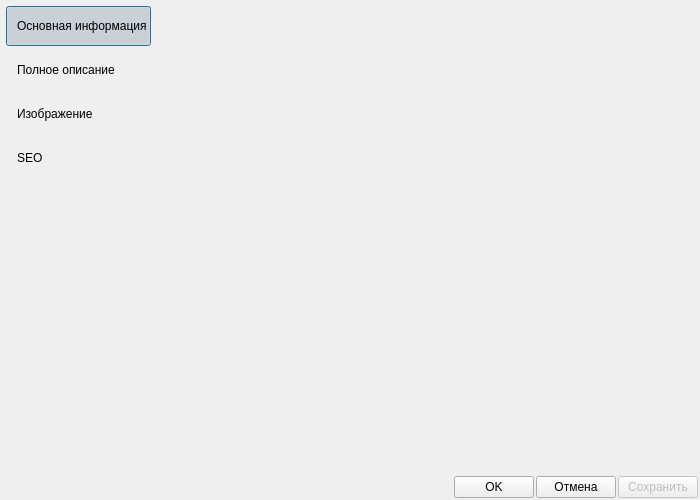
<?xml version="1.0" encoding="UTF-8"?>
<ui version="4.0">
 <class>FormBrandCard</class>
 <widget class="QDialog" name="FormBrandCard">
  <property name="geometry">
   <rect>
    <x>0</x>
    <y>0</y>
    <width>700</width>
    <height>500</height>
   </rect>
  </property>
  <property name="windowTitle">
   <string>Карточка бренда товаров</string>
  </property>
  <layout class="QGridLayout" name="gridLayout_2">
   <property name="leftMargin">
    <number>2</number>
   </property>
   <property name="topMargin">
    <number>2</number>
   </property>
   <property name="rightMargin">
    <number>2</number>
   </property>
   <property name="bottomMargin">
    <number>2</number>
   </property>
   <property name="spacing">
    <number>2</number>
   </property>
   <item row="0" column="0">
    <widget class="QWidget" name="widget" native="true">
     <property name="maximumSize">
      <size>
       <width>16777215</width>
       <height>16777215</height>
      </size>
     </property>
     <property name="autoFillBackground">
      <bool>false</bool>
     </property>
     <property name="styleSheet">
      <string notr="true"/>
     </property>
     <layout class="QVBoxLayout" name="verticalLayout_3">
      <property name="spacing">
       <number>4</number>
      </property>
      <property name="leftMargin">
       <number>4</number>
      </property>
      <property name="topMargin">
       <number>4</number>
      </property>
      <property name="rightMargin">
       <number>4</number>
      </property>
      <property name="bottomMargin">
       <number>4</number>
      </property>
      <item>
       <widget class="QPushButton" name="pushButtonMainInfo">
        <property name="minimumSize">
         <size>
          <width>0</width>
          <height>40</height>
         </size>
        </property>
        <property name="baseSize">
         <size>
          <width>0</width>
          <height>0</height>
         </size>
        </property>
        <property name="styleSheet">
         <string notr="true">text-align: left;
padding-left: 10px;</string>
        </property>
        <property name="text">
         <string>Основная информация </string>
        </property>
        <property name="checkable">
         <bool>true</bool>
        </property>
        <property name="checked">
         <bool>true</bool>
        </property>
        <property name="flat">
         <bool>true</bool>
        </property>
        <attribute name="buttonGroup">
         <string notr="true">buttonGroup</string>
        </attribute>
       </widget>
      </item>
      <item>
       <widget class="QPushButton" name="pushButtonDescription">
        <property name="minimumSize">
         <size>
          <width>0</width>
          <height>40</height>
         </size>
        </property>
        <property name="baseSize">
         <size>
          <width>0</width>
          <height>0</height>
         </size>
        </property>
        <property name="styleSheet">
         <string notr="true">text-align: left;
padding-left: 10px;</string>
        </property>
        <property name="text">
         <string>Полное описание</string>
        </property>
        <property name="checkable">
         <bool>true</bool>
        </property>
        <property name="flat">
         <bool>true</bool>
        </property>
        <attribute name="buttonGroup">
         <string notr="true">buttonGroup</string>
        </attribute>
       </widget>
      </item>
      <item>
       <widget class="QPushButton" name="pushButtonImage">
        <property name="minimumSize">
         <size>
          <width>0</width>
          <height>40</height>
         </size>
        </property>
        <property name="baseSize">
         <size>
          <width>0</width>
          <height>0</height>
         </size>
        </property>
        <property name="styleSheet">
         <string notr="true">text-align: left;
padding-left: 10px;</string>
        </property>
        <property name="text">
         <string>Изображение</string>
        </property>
        <property name="checkable">
         <bool>true</bool>
        </property>
        <property name="flat">
         <bool>true</bool>
        </property>
        <attribute name="buttonGroup">
         <string notr="true">buttonGroup</string>
        </attribute>
       </widget>
      </item>
      <item>
       <widget class="QPushButton" name="pushButtonDocInfo">
        <property name="minimumSize">
         <size>
          <width>0</width>
          <height>40</height>
         </size>
        </property>
        <property name="baseSize">
         <size>
          <width>0</width>
          <height>0</height>
         </size>
        </property>
        <property name="styleSheet">
         <string notr="true">text-align: left;
padding-left: 10px;</string>
        </property>
        <property name="text">
         <string>SEO</string>
        </property>
        <property name="checkable">
         <bool>true</bool>
        </property>
        <property name="flat">
         <bool>true</bool>
        </property>
        <attribute name="buttonGroup">
         <string notr="true">buttonGroup</string>
        </attribute>
       </widget>
      </item>
      <item>
       <spacer name="verticalSpacer_3">
        <property name="orientation">
         <enum>Qt::Vertical</enum>
        </property>
        <property name="sizeHint" stdset="0">
         <size>
          <width>20</width>
          <height>19</height>
         </size>
        </property>
       </spacer>
      </item>
     </layout>
    </widget>
   </item>
   <item row="0" column="1">
    <widget class="QStackedWidget" name="stackedWidget">
     <property name="sizePolicy">
      <sizepolicy hsizetype="Preferred" vsizetype="Preferred">
       <horstretch>0</horstretch>
       <verstretch>0</verstretch>
      </sizepolicy>
     </property>
     <property name="currentIndex">
      <number>3</number>
     </property>
     <widget class="QWidget" name="pageMain">
      <layout class="QGridLayout" name="gridLayout">
       <item row="0" column="0">
        <widget class="QLabel" name="label">
         <property name="text">
          <string>Наименование*</string>
         </property>
        </widget>
       </item>
       <item row="1" column="0" colspan="2">
        <widget class="QLineEdit" name="lineEditName"/>
       </item>
       <item row="2" column="0">
        <widget class="QLabel" name="label_2">
         <property name="text">
          <string>Код</string>
         </property>
        </widget>
       </item>
       <item row="3" column="0">
        <widget class="QLineEdit" name="lineEditCode"/>
       </item>
       <item row="3" column="1">
        <widget class="QPushButton" name="pushButtonTranslit">
         <property name="text">
          <string>Транслит</string>
         </property>
        </widget>
       </item>
       <item row="4" column="0">
        <widget class="QLabel" name="label_3">
         <property name="text">
          <string>Описание</string>
         </property>
        </widget>
       </item>
       <item row="5" column="0" colspan="2">
        <widget class="FrameWYSIWYG" name="widgetDescription" native="true"/>
       </item>
      </layout>
     </widget>
     <widget class="QWidget" name="pageDescription">
      <layout class="QVBoxLayout" name="verticalLayout"/>
     </widget>
     <widget class="FrameImage" name="pageImage"/>
     <widget class="FrameSEO" name="pageSEO"/>
    </widget>
   </item>
   <item row="1" column="0" colspan="2">
    <layout class="QHBoxLayout" name="horizontalLayout">
     <item>
      <spacer name="horizontalSpacer">
       <property name="orientation">
        <enum>Qt::Horizontal</enum>
       </property>
       <property name="sizeHint" stdset="0">
        <size>
         <width>40</width>
         <height>20</height>
        </size>
       </property>
      </spacer>
     </item>
     <item>
      <widget class="QPushButton" name="buttonOK">
       <property name="enabled">
        <bool>true</bool>
       </property>
       <property name="sizePolicy">
        <sizepolicy hsizetype="Preferred" vsizetype="Fixed">
         <horstretch>0</horstretch>
         <verstretch>0</verstretch>
        </sizepolicy>
       </property>
       <property name="minimumSize">
        <size>
         <width>0</width>
         <height>0</height>
        </size>
       </property>
       <property name="maximumSize">
        <size>
         <width>16777215</width>
         <height>16777215</height>
        </size>
       </property>
       <property name="baseSize">
        <size>
         <width>0</width>
         <height>50</height>
        </size>
       </property>
       <property name="text">
        <string>OK</string>
       </property>
       <property name="iconSize">
        <size>
         <width>24</width>
         <height>24</height>
        </size>
       </property>
       <property name="flat">
        <bool>false</bool>
       </property>
      </widget>
     </item>
     <item>
      <widget class="QPushButton" name="buttonCancel">
       <property name="sizePolicy">
        <sizepolicy hsizetype="Preferred" vsizetype="Fixed">
         <horstretch>0</horstretch>
         <verstretch>0</verstretch>
        </sizepolicy>
       </property>
       <property name="minimumSize">
        <size>
         <width>0</width>
         <height>0</height>
        </size>
       </property>
       <property name="maximumSize">
        <size>
         <width>16777215</width>
         <height>16777215</height>
        </size>
       </property>
       <property name="text">
        <string>Отмена</string>
       </property>
       <property name="iconSize">
        <size>
         <width>24</width>
         <height>24</height>
        </size>
       </property>
       <property name="flat">
        <bool>false</bool>
       </property>
      </widget>
     </item>
     <item>
      <widget class="QPushButton" name="buttonSave">
       <property name="enabled">
        <bool>false</bool>
       </property>
       <property name="sizePolicy">
        <sizepolicy hsizetype="Preferred" vsizetype="Fixed">
         <horstretch>0</horstretch>
         <verstretch>0</verstretch>
        </sizepolicy>
       </property>
       <property name="minimumSize">
        <size>
         <width>0</width>
         <height>0</height>
        </size>
       </property>
       <property name="maximumSize">
        <size>
         <width>16777215</width>
         <height>16777215</height>
        </size>
       </property>
       <property name="baseSize">
        <size>
         <width>0</width>
         <height>50</height>
        </size>
       </property>
       <property name="text">
        <string>Сохранить</string>
       </property>
       <property name="iconSize">
        <size>
         <width>24</width>
         <height>24</height>
        </size>
       </property>
       <property name="flat">
        <bool>false</bool>
       </property>
      </widget>
     </item>
    </layout>
   </item>
  </layout>
 </widget>
 <customwidgets>
  <customwidget>
   <class>FrameImage</class>
   <extends>QWidget</extends>
   <header>frameimage.h</header>
   <container>1</container>
  </customwidget>
  <customwidget>
   <class>FrameSEO</class>
   <extends>QWidget</extends>
   <header>frameseo.h</header>
   <container>1</container>
  </customwidget>
  <customwidget>
   <class>FrameWYSIWYG</class>
   <extends>QWidget</extends>
   <header>framewysiwyg.h</header>
   <container>1</container>
  </customwidget>
 </customwidgets>
 <resources/>
 <connections/>
 <buttongroups>
  <buttongroup name="buttonGroup"/>
 </buttongroups>
</ui>
